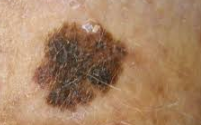
#> input picture dataset/test/test/skin_cancer/skin_cancer_120.jpg, 201 x 125 px; the run also reads 1 picture not shown here
$ python main.py
#> lines starting #> are read from the running program, lines starting #| are printed output that depends on the picture; after the words box and inside, x2 and y2 are one past the last pixel; in counts of white or black regions, pixels touching at a corner belong together
import cv2
import numpy as np
import pandas as pd
import os
import openpyxl
from openpyxl import load_workbook

def image_show(image, window_name):
    """Verilen görüntüyü belirtilen pencere adıyla ekranda gösterir."""
    cv2.imshow(window_name, image)

def gri(image):
    """Görüntü üzerinde bir işlem yap ve yeni bir görüntü döndür."""
    # Örnek işlem: Görüntüyü gri tonlamaya çevir
    return cv2.cvtColor(image, cv2.COLOR_BGR2GRAY)

def iso(image):
    """Görüntüyü ikili hale getirme (Isodata thresholding)."""
    _, isodata_goruntu = cv2.threshold(image, 0, 255, cv2.THRESH_BINARY + cv2.THRESH_OTSU)
    return isodata_goruntu

def apply_median_filter(image, kernel_size):
    """Median filtreleme uygula."""
    filtered_image = cv2.medianBlur(image, kernel_size)
    return filtered_image

def find_contours(image):
    """Görüntüdeki şekillerin sınırlarını bulur ve koordinatlarını döndürür."""
    if len(image.shape) == 3:
        gray = cv2.cvtColor(image, cv2.COLOR_BGR2GRAY)
    else:
        gray = image
    _, binary = cv2.threshold(gray, 127, 255, cv2.THRESH_BINARY_INV)
    contours, _ = cv2.findContours(binary, cv2.RETR_EXTERNAL, cv2.CHAIN_APPROX_SIMPLE)
    return contours

def draw_contours(image, contours):
    """Görüntüdeki şekillerin sınırlarını çiz ve ekranda göster.--pixel ayarlama"""
    cv2.drawContours(image, contours, -1, (0, 0, 0), 1)


def draw_circles(image, contours):
    """Görüntüdeki şekillerin etrafına minimum çemberler çizer ve çaplarını hesaplar."""
    circle_diameters = []
    for contour in contours:
        (x, y), radius = cv2.minEnclosingCircle(contour)
        center = (int(x), int(y))
        radius = int(radius)
        cv2.circle(image, center, radius, (255, 0, 0), 2)
        diameter = 2 * radius
        circle_diameters.append(diameter)
    return circle_diameters

def create_mask(image):
    """Create a mask based on green contours in the image."""
    lower_green = np.array([0, 255, 0])
    upper_green = np.array([0, 255, 0])
    mask = cv2.inRange(image, lower_green, upper_green)
    kernel = np.ones((5, 5), np.uint8)
    mask = cv2.dilate(mask, kernel, iterations=1)
    contours, _ = cv2.findContours(mask, cv2.RETR_EXTERNAL, cv2.CHAIN_APPROX_SIMPLE)
    mask_filled = np.zeros_like(mask)
    cv2.drawContours(mask_filled, contours, -1, (255), thickness=cv2.FILLED)
    return mask_filled

def calculate_area(mask):
    """Calculate the area size of the masked region."""
    area_size = cv2.countNonZero(mask)
    return area_size

def calculate_gray_stats(image, mask):
    """Verilen maske içinde ortalama, minimum ve maksimum gri değerlerini hesaplar."""
    masked_image = cv2.bitwise_and(image, image, mask=mask)
    gray_values = masked_image[np.where(mask != 0)]

    if gray_values.size == 0:
        return None, None, None  # Veya başka bir varsayılan değer döndürebilirsiniz

    mean_gray = np.mean(gray_values)
    min_gray = np.min(gray_values)
    max_gray = np.max(gray_values)

    return mean_gray, min_gray, max_gray


def calculate_rgb_stats(image, mask):
    """Calculate mean RGB values within the mask."""
    masked_rgb = cv2.bitwise_and(image, image, mask=mask)
    mean_rgb = cv2.mean(masked_rgb, mask=mask)
    return mean_rgb

# [73 lines left out: functions calculate_similarity, calculate_average_similarity, process_excel, not called in this run]

if __name__ == '__main__':
    # Resim yolu ve adını belirleme
    # image_path = "./dataset/train/train/not_skin_cancer/not_skin_cancer_56.jpg"
    image_path = "./dataset/test/test/skin_cancer/skin_cancer_120.jpg"
    image_name = os.path.basename(image_path)
    white_path = "./dataset/test/beyaz.jpg"

    # Görüntüyü yükleme ve işleme
    origin = cv2.imread(image_path)
#> origin is the input picture: shape (125, 201, 3); mean B, G, R 100.2, 131, 167.3
    white_img = cv2.imread(white_path)
    image = cv2.imread(image_path)
    image = cv2.resize(image, None, fx=3, fy=3, interpolation=cv2.INTER_LINEAR)
    image1 = gri(image)
#> in gri, `return cv2.cvtColor(image, cv2.COLOR_BGR2GRAY)`:
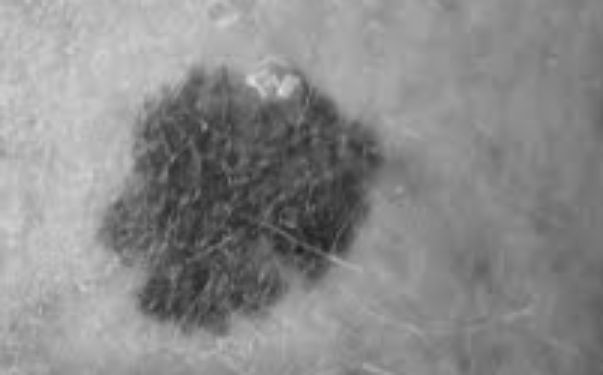
#> returned value: shape (375, 603); min 28, max 226, mean 138.3
    image2 = cv2.equalizeHist(image1)
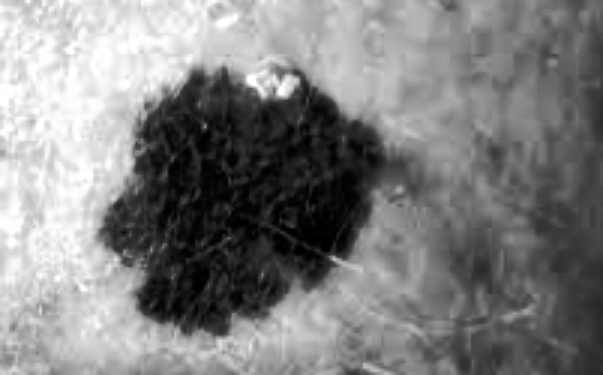
#> image2: shape (375, 603); min 0, max 255, mean 128.5
    image3 = iso(image1)
#> in iso, `_, isodata_goruntu = cv2.threshold(image, 0, 255, cv2.THRESH_BINARY + ..`:
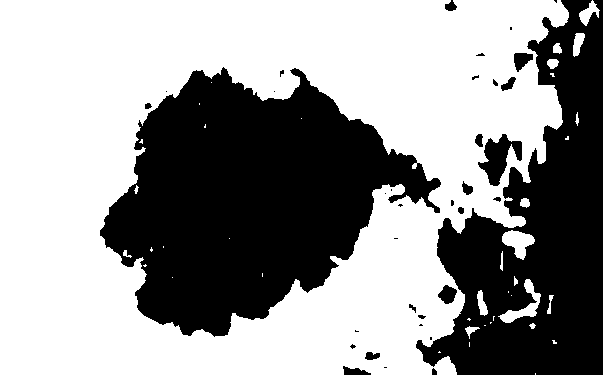
#> isodata_goruntu: shape (375, 603); 59.7% white; 35 black regions (17 under 20 px), largest, box (x1, y1, x2, y2) and area: (100, 67, 441, 337) 52901, (416, 0, 603, 375) 35828, (478, 134, 522, 186) 1091
    image4 = apply_median_filter(image3, 77)
#> in apply_median_filter, `filtered_image = cv2.medianBlur(image, kernel_size)`:
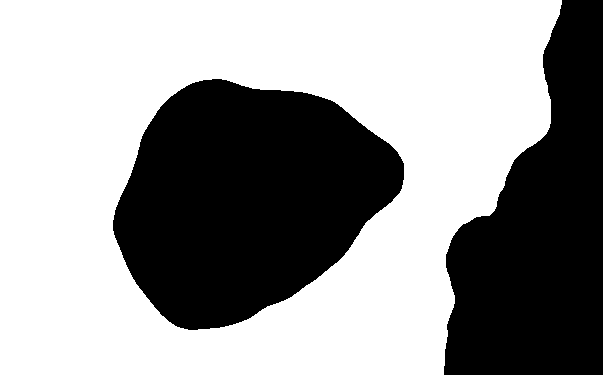
#> filtered_image: shape (375, 603); 60.4% white; 2 black regions, box (x1, y1, x2, y2) and area: (113, 79, 404, 330) 50704, (444, 0, 603, 375) 38820
    contours = find_contours(image4)
#> in find_contours, `_, binary = cv2.threshold(gray, 127, 255, cv2.THRESH_BINARY_INV)`: binary: shape (375, 603); 39.6% white; 2 white regions
#> in find_contours, `contours, _ = cv2.findContours(binary, cv2.RETR_EXTERNAL, cv2.CHAIN_AP..`: contours = 2 contours; box (x1, y1, x2, y2) and area: (113, 79, 404, 330) 50336, (444, 0, 603, 375) 38334
    draw_contours(image, contours)
    diameters = draw_circles(image, contours)
#> the loop in draw_circles, `for contour in contours:` made 2 passes
#> (x, y, radius, center, diameter) on pass 1: (259.4, 202.6, 148, (259, 202), 296)
#> (x, y, radius, diameter) on pass 2: (523, 187, 203, 406)
#> after the loop in draw_circles, `for contour in contours:`:
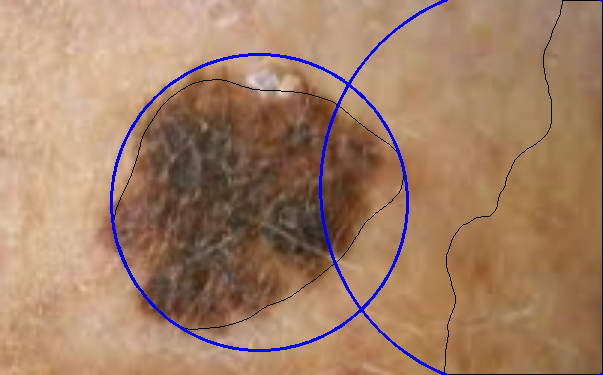
#> image: shape (375, 603, 3); mean B, G, R 102.3, 127.7, 163
#> after the loop in draw_circles, `for contour in contours:`: circle_diameters = [296, 406]
#> diameters = [296, 406]
    white_path = draw_contours(white_img, contours)
#> in draw_contours (call 2), `cv2.drawContours(image, contours, -1, (0, 0, 0), 1)`:
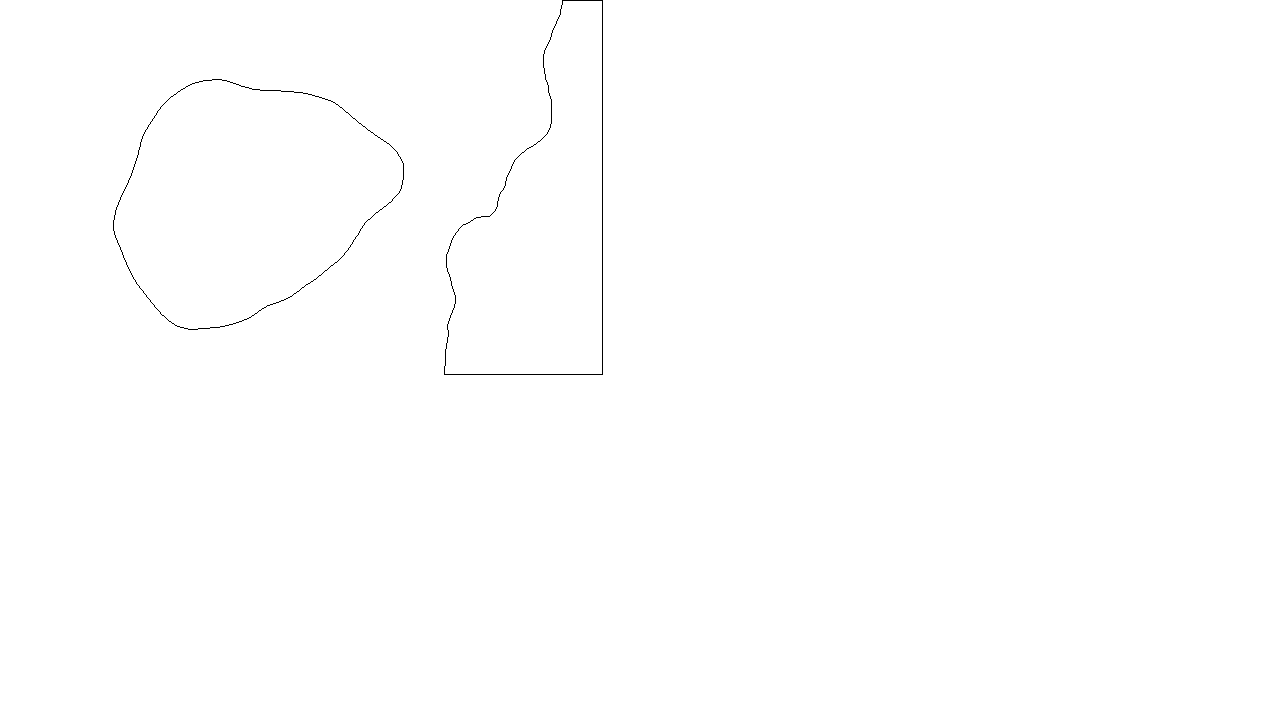
#> image: shape (720, 1280, 3); 99.8% white; black in thin lines or dots, all inside (x1, y1, x2, y2) = (113, 0, 603, 375)

    # Maske oluşturma
    mask = create_mask(image)
#> in create_mask, `mask = cv2.inRange(image, lower_green, upper_green)`: mask: shape (375, 603); every value is 0
#> in create_mask, `contours, _ = cv2.findContours(mask, cv2.RETR_EXTERNAL, cv2.CHAIN_APPR..`: contours = []

    # Alan boyutunu hesaplama
    area_size = calculate_area(mask)
#> in calculate_area, `area_size = cv2.countNonZero(mask)`: area_size = 0
#> area_size = 0

    # Gri tonlama istatistiklerini hesaplama
    mean_gray, min_gray, max_gray = calculate_gray_stats(image1, mask)
#> in calculate_gray_stats, `gray_values = masked_image[np.where(mask != 0)]`: gray_values = empty array


    # RGB istatistiklerini hesaplama
    mean_rgb = calculate_rgb_stats(image, mask)
#> in calculate_rgb_stats, `masked_rgb = cv2.bitwise_and(image, image, mask=mask)`: masked_rgb: shape (375, 603, 3); every value is 0
#> in calculate_rgb_stats, `mean_rgb = cv2.mean(masked_rgb, mask=mask)`: mean_rgb = (0, 0, 0, 0)
#> mean_rgb = (0, 0, 0, 0)

    # Yeni görselin özelliklerini bir sözlükte toplama
    new_data = {
        "Görsel Adı": image_name,
        "Alan Boyutu (piksel)": area_size,
        "Ortalama Gri Değer": mean_gray,
        "Minimum Gri Değer": min_gray,
        "Maksimum Gri Değer": max_gray,
        "Ortalama R Değeri": mean_rgb[2],
        "Ortalama G Değeri": mean_rgb[1],
        "Ortalama B Değeri": mean_rgb[0],
        "Sınır Sayısı": len(diameters)
    }

    print(new_data)
#> (printed output is left out)

    # Sonuçları masaüstüne kaydetme
#> (the run stopped early here; a loop or call above may not have finished)
